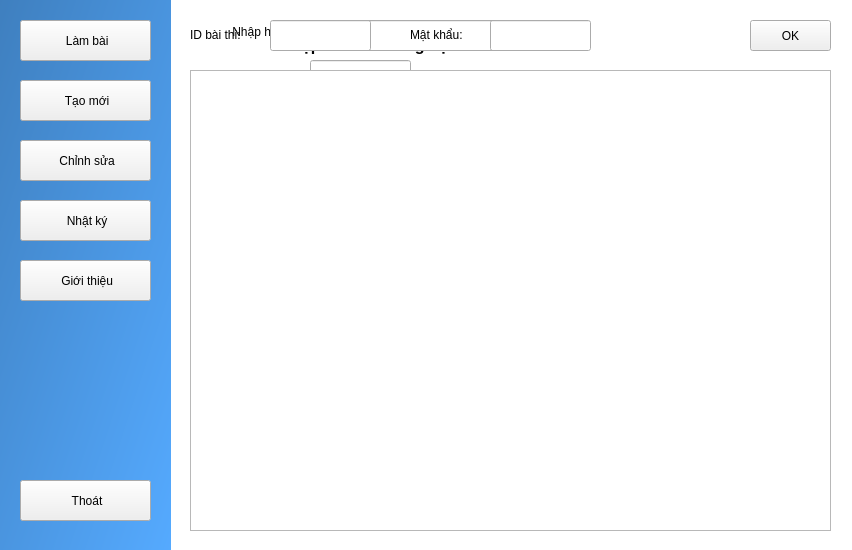
<?xml version="1.0" encoding="UTF-8"?>
<ui version="4.0">
 <class>MainWindow</class>
 <widget class="QMainWindow" name="MainWindow">
  <property name="geometry">
   <rect>
    <x>0</x>
    <y>0</y>
    <width>852</width>
    <height>550</height>
   </rect>
  </property>
  <property name="minimumSize">
   <size>
    <width>852</width>
    <height>550</height>
   </size>
  </property>
  <property name="maximumSize">
   <size>
    <width>852</width>
    <height>550</height>
   </size>
  </property>
  <property name="font">
   <font/>
  </property>
  <property name="windowTitle">
   <string>Phần mềm ôn tập và thi trắc nghiệm</string>
  </property>
  <property name="windowIcon">
   <iconset resource="resources.qrc">
    <normaloff>:/img/icon/icon.ico</normaloff>:/img/icon/icon.ico</iconset>
  </property>
  <property name="styleSheet">
   <string notr="true">QWidget#centralwidget {
background-color: rgb(255, 255, 255);
}</string>
  </property>
  <widget class="QWidget" name="centralwidget">
   <widget class="QPushButton" name="btnLamBai">
    <property name="enabled">
     <bool>true</bool>
    </property>
    <property name="geometry">
     <rect>
      <x>20</x>
      <y>20</y>
      <width>131</width>
      <height>41</height>
     </rect>
    </property>
    <property name="styleSheet">
     <string notr="true"/>
    </property>
    <property name="text">
     <string> Làm bài</string>
    </property>
    <property name="icon">
     <iconset resource="resources.qrc">
      <normaloff>:/img/icon/exam.ico</normaloff>:/img/icon/exam.ico</iconset>
    </property>
    <property name="iconSize">
     <size>
      <width>24</width>
      <height>24</height>
     </size>
    </property>
   </widget>
   <widget class="QPushButton" name="btnTaoMoi">
    <property name="enabled">
     <bool>true</bool>
    </property>
    <property name="geometry">
     <rect>
      <x>20</x>
      <y>80</y>
      <width>131</width>
      <height>41</height>
     </rect>
    </property>
    <property name="styleSheet">
     <string notr="true"/>
    </property>
    <property name="text">
     <string> Tạo mới</string>
    </property>
    <property name="icon">
     <iconset resource="resources.qrc">
      <normaloff>:/img/icon/new.ico</normaloff>:/img/icon/new.ico</iconset>
    </property>
    <property name="iconSize">
     <size>
      <width>24</width>
      <height>24</height>
     </size>
    </property>
   </widget>
   <widget class="QPushButton" name="btnNhatKy">
    <property name="enabled">
     <bool>true</bool>
    </property>
    <property name="geometry">
     <rect>
      <x>20</x>
      <y>200</y>
      <width>131</width>
      <height>41</height>
     </rect>
    </property>
    <property name="styleSheet">
     <string notr="true"/>
    </property>
    <property name="text">
     <string> Nhật ký</string>
    </property>
    <property name="icon">
     <iconset resource="resources.qrc">
      <normaloff>:/img/icon/report.ico</normaloff>:/img/icon/report.ico</iconset>
    </property>
    <property name="iconSize">
     <size>
      <width>24</width>
      <height>24</height>
     </size>
    </property>
   </widget>
   <widget class="QPushButton" name="btnGioiThieu">
    <property name="enabled">
     <bool>true</bool>
    </property>
    <property name="geometry">
     <rect>
      <x>20</x>
      <y>260</y>
      <width>131</width>
      <height>41</height>
     </rect>
    </property>
    <property name="styleSheet">
     <string notr="true"/>
    </property>
    <property name="text">
     <string> Giới thiệu</string>
    </property>
    <property name="icon">
     <iconset resource="resources.qrc">
      <normaloff>:/img/icon/info.ico</normaloff>:/img/icon/info.ico</iconset>
    </property>
    <property name="iconSize">
     <size>
      <width>24</width>
      <height>24</height>
     </size>
    </property>
   </widget>
   <widget class="QPushButton" name="btnThoat">
    <property name="enabled">
     <bool>true</bool>
    </property>
    <property name="geometry">
     <rect>
      <x>20</x>
      <y>480</y>
      <width>131</width>
      <height>41</height>
     </rect>
    </property>
    <property name="text">
     <string> Thoát</string>
    </property>
    <property name="icon">
     <iconset resource="resources.qrc">
      <normaloff>:/img/icon/quit.png</normaloff>:/img/icon/quit.png</iconset>
    </property>
    <property name="iconSize">
     <size>
      <width>24</width>
      <height>24</height>
     </size>
    </property>
   </widget>
   <widget class="QPushButton" name="btnChinhSua">
    <property name="enabled">
     <bool>true</bool>
    </property>
    <property name="geometry">
     <rect>
      <x>20</x>
      <y>140</y>
      <width>131</width>
      <height>41</height>
     </rect>
    </property>
    <property name="styleSheet">
     <string notr="true"/>
    </property>
    <property name="text">
     <string> Chỉnh sửa</string>
    </property>
    <property name="icon">
     <iconset resource="resources.qrc">
      <normaloff>:/img/icon/edit.ico</normaloff>:/img/icon/edit.ico</iconset>
    </property>
    <property name="iconSize">
     <size>
      <width>24</width>
      <height>24</height>
     </size>
    </property>
   </widget>
   <widget class="QLabel" name="label_2">
    <property name="geometry">
     <rect>
      <x>-10</x>
      <y>0</y>
      <width>181</width>
      <height>551</height>
     </rect>
    </property>
    <property name="styleSheet">
     <string notr="true">background-color: qlineargradient(spread:pad, x1:1, y1:1, x2:0, y2:0, stop:0 rgba(85, 170, 255, 255), stop:1 rgba(62, 126, 189, 255));</string>
    </property>
    <property name="text">
     <string/>
    </property>
   </widget>
   <widget class="QFrame" name="fmAbout">
    <property name="geometry">
     <rect>
      <x>180</x>
      <y>10</y>
      <width>661</width>
      <height>521</height>
     </rect>
    </property>
    <property name="frameShape">
     <enum>QFrame::NoFrame</enum>
    </property>
    <property name="frameShadow">
     <enum>QFrame::Raised</enum>
    </property>
    <widget class="QLabel" name="label_7">
     <property name="geometry">
      <rect>
       <x>10</x>
       <y>10</y>
       <width>71</width>
       <height>78</height>
      </rect>
     </property>
     <property name="text">
      <string/>
     </property>
     <property name="pixmap">
      <pixmap resource="resources.qrc">:/img/icon/logo.png</pixmap>
     </property>
    </widget>
    <widget class="QLabel" name="label_8">
     <property name="geometry">
      <rect>
       <x>30</x>
       <y>180</y>
       <width>631</width>
       <height>41</height>
      </rect>
     </property>
     <property name="text">
      <string>&lt;html&gt;&lt;head/&gt;&lt;body&gt;&lt;p&gt;&lt;span style=&quot; font-weight:600;&quot;&gt;Các tác giả:&lt;/span&gt;&lt;/p&gt;&lt;/body&gt;&lt;/html&gt;</string>
     </property>
     <property name="wordWrap">
      <bool>true</bool>
     </property>
    </widget>
    <widget class="QLabel" name="label_9">
     <property name="geometry">
      <rect>
       <x>90</x>
       <y>230</y>
       <width>140</width>
       <height>188</height>
      </rect>
     </property>
     <property name="frameShape">
      <enum>QFrame::Box</enum>
     </property>
     <property name="frameShadow">
      <enum>QFrame::Raised</enum>
     </property>
     <property name="text">
      <string/>
     </property>
     <property name="pixmap">
      <pixmap resource="resources.qrc">:/img/icon/nham.jpg</pixmap>
     </property>
    </widget>
    <widget class="QLabel" name="label_10">
     <property name="geometry">
      <rect>
       <x>90</x>
       <y>430</y>
       <width>141</width>
       <height>21</height>
      </rect>
     </property>
     <property name="text">
      <string>&lt;html&gt;&lt;head/&gt;&lt;body&gt;&lt;p&gt;&lt;span style=&quot; font-weight:600;&quot;&gt;HUỲNH ĐỨC NHÂM&lt;/span&gt;&lt;/p&gt;&lt;/body&gt;&lt;/html&gt;</string>
     </property>
     <property name="alignment">
      <set>Qt::AlignCenter</set>
     </property>
    </widget>
    <widget class="QLabel" name="label_11">
     <property name="geometry">
      <rect>
       <x>30</x>
       <y>110</y>
       <width>581</width>
       <height>71</height>
      </rect>
     </property>
     <property name="text">
      <string>&lt;html&gt;&lt;head/&gt;&lt;body&gt;&lt;p&gt;&lt;span style=&quot; font-weight:600;&quot;&gt;Phần mềm hỗ trợ các tính năng:&lt;/span&gt;&lt;/p&gt;&lt;p&gt;Tạo mới bộ đề, chỉnh sửa, xóa câu hỏi trong bộ đề. Làm trắc nghiệm có đếm giờ và không đếm giờ, làm bài trắc nghiệm theo nhãn cho trước, ...&lt;/p&gt;&lt;/body&gt;&lt;/html&gt;</string>
     </property>
     <property name="wordWrap">
      <bool>true</bool>
     </property>
    </widget>
    <widget class="QLabel" name="label_12">
     <property name="geometry">
      <rect>
       <x>240</x>
       <y>430</y>
       <width>181</width>
       <height>20</height>
      </rect>
     </property>
     <property name="text">
      <string>&lt;html&gt;&lt;head/&gt;&lt;body&gt;&lt;p&gt;&lt;span style=&quot; font-weight:600;&quot;&gt;NGUYỄN PHẠM NHẬT HUY&lt;/span&gt;&lt;/p&gt;&lt;/body&gt;&lt;/html&gt;</string>
     </property>
     <property name="alignment">
      <set>Qt::AlignCenter</set>
     </property>
    </widget>
    <widget class="QLabel" name="label_13">
     <property name="geometry">
      <rect>
       <x>90</x>
       <y>60</y>
       <width>55</width>
       <height>16</height>
      </rect>
     </property>
     <property name="text">
      <string>v1.0</string>
     </property>
    </widget>
    <widget class="QLabel" name="label_14">
     <property name="geometry">
      <rect>
       <x>430</x>
       <y>430</y>
       <width>141</width>
       <height>21</height>
      </rect>
     </property>
     <property name="text">
      <string>&lt;html&gt;&lt;head/&gt;&lt;body&gt;&lt;p&gt;&lt;span style=&quot; font-weight:600;&quot;&gt;NGUYỄN HOÀNG HUY&lt;/span&gt;&lt;/p&gt;&lt;/body&gt;&lt;/html&gt;</string>
     </property>
     <property name="alignment">
      <set>Qt::AlignCenter</set>
     </property>
    </widget>
    <widget class="QLabel" name="label_15">
     <property name="geometry">
      <rect>
       <x>260</x>
       <y>230</y>
       <width>140</width>
       <height>188</height>
      </rect>
     </property>
     <property name="frameShape">
      <enum>QFrame::Box</enum>
     </property>
     <property name="frameShadow">
      <enum>QFrame::Raised</enum>
     </property>
     <property name="text">
      <string/>
     </property>
     <property name="pixmap">
      <pixmap resource="resources.qrc">:/img/icon/nhuy.jpg</pixmap>
     </property>
    </widget>
    <widget class="Line" name="line_3">
     <property name="geometry">
      <rect>
       <x>10</x>
       <y>90</y>
       <width>641</width>
       <height>16</height>
      </rect>
     </property>
     <property name="orientation">
      <enum>Qt::Horizontal</enum>
     </property>
    </widget>
    <widget class="QLabel" name="label_16">
     <property name="geometry">
      <rect>
       <x>430</x>
       <y>230</y>
       <width>140</width>
       <height>188</height>
      </rect>
     </property>
     <property name="frameShape">
      <enum>QFrame::Box</enum>
     </property>
     <property name="frameShadow">
      <enum>QFrame::Raised</enum>
     </property>
     <property name="text">
      <string/>
     </property>
     <property name="pixmap">
      <pixmap resource="resources.qrc">:/img/icon/hhuy.jpg</pixmap>
     </property>
    </widget>
    <widget class="QLabel" name="label_17">
     <property name="geometry">
      <rect>
       <x>90</x>
       <y>10</y>
       <width>261</width>
       <height>51</height>
      </rect>
     </property>
     <property name="font">
      <font>
       <family>Segoe UI</family>
       <pointsize>12</pointsize>
       <weight>75</weight>
       <bold>true</bold>
      </font>
     </property>
     <property name="text">
      <string>Ôn tập và thi trắc nghiệm</string>
     </property>
    </widget>
    <widget class="QLabel" name="label_18">
     <property name="geometry">
      <rect>
       <x>90</x>
       <y>460</y>
       <width>141</width>
       <height>41</height>
      </rect>
     </property>
     <property name="text">
      <string>&lt;html&gt;&lt;head/&gt;&lt;body&gt;&lt;p&gt;&lt;span style=&quot; font-weight:600;&quot;&gt;Nhóm trưởng&lt;br/&gt;&lt;/span&gt;Xử lý nghiệp vụ&lt;/p&gt;&lt;/body&gt;&lt;/html&gt;</string>
     </property>
     <property name="alignment">
      <set>Qt::AlignCenter</set>
     </property>
    </widget>
    <widget class="QLabel" name="label_19">
     <property name="geometry">
      <rect>
       <x>260</x>
       <y>460</y>
       <width>141</width>
       <height>41</height>
      </rect>
     </property>
     <property name="text">
      <string>&lt;html&gt;&lt;head/&gt;&lt;body&gt;&lt;p&gt;&lt;span style=&quot; font-weight:600;&quot;&gt;Thành viên&lt;br/&gt;&lt;/span&gt;Xử lý nghiệp vụ&lt;/p&gt;&lt;/body&gt;&lt;/html&gt;</string>
     </property>
     <property name="alignment">
      <set>Qt::AlignCenter</set>
     </property>
    </widget>
    <widget class="QLabel" name="label_20">
     <property name="geometry">
      <rect>
       <x>410</x>
       <y>460</y>
       <width>181</width>
       <height>41</height>
      </rect>
     </property>
     <property name="text">
      <string>&lt;html&gt;&lt;head/&gt;&lt;body&gt;&lt;p&gt;&lt;span style=&quot; font-weight:600;&quot;&gt;Thành viên&lt;br/&gt;&lt;/span&gt;Xử lý tương tác người dùng&lt;/p&gt;&lt;/body&gt;&lt;/html&gt;</string>
     </property>
     <property name="alignment">
      <set>Qt::AlignCenter</set>
     </property>
    </widget>
   </widget>
   <widget class="QFrame" name="fmLB">
    <property name="geometry">
     <rect>
      <x>180</x>
      <y>10</y>
      <width>661</width>
      <height>521</height>
     </rect>
    </property>
    <property name="frameShape">
     <enum>QFrame::NoFrame</enum>
    </property>
    <property name="frameShadow">
     <enum>QFrame::Raised</enum>
    </property>
    <widget class="QLineEdit" name="txtUserID">
     <property name="geometry">
      <rect>
       <x>130</x>
       <y>50</y>
       <width>101</width>
       <height>31</height>
      </rect>
     </property>
    </widget>
    <widget class="QLabel" name="label">
     <property name="geometry">
      <rect>
       <x>10</x>
       <y>120</y>
       <width>111</width>
       <height>31</height>
      </rect>
     </property>
     <property name="text">
      <string>ID bộ đề:</string>
     </property>
     <property name="alignment">
      <set>Qt::AlignRight|Qt::AlignTrailing|Qt::AlignVCenter</set>
     </property>
    </widget>
    <widget class="QLabel" name="label_3">
     <property name="geometry">
      <rect>
       <x>10</x>
       <y>7</y>
       <width>111</width>
       <height>29</height>
      </rect>
     </property>
     <property name="text">
      <string>Nhập họ tên:</string>
     </property>
     <property name="alignment">
      <set>Qt::AlignRight|Qt::AlignTrailing|Qt::AlignVCenter</set>
     </property>
    </widget>
    <widget class="QLineEdit" name="txtID">
     <property name="geometry">
      <rect>
       <x>130</x>
       <y>120</y>
       <width>141</width>
       <height>31</height>
      </rect>
     </property>
    </widget>
    <widget class="QLineEdit" name="txtName">
     <property name="geometry">
      <rect>
       <x>130</x>
       <y>10</y>
       <width>209</width>
       <height>31</height>
      </rect>
     </property>
    </widget>
    <widget class="QLineEdit" name="txtPass">
     <property name="geometry">
      <rect>
       <x>130</x>
       <y>160</y>
       <width>141</width>
       <height>31</height>
      </rect>
     </property>
     <property name="echoMode">
      <enum>QLineEdit::Password</enum>
     </property>
    </widget>
    <widget class="QLineEdit" name="txtTag">
     <property name="geometry">
      <rect>
       <x>130</x>
       <y>230</y>
       <width>141</width>
       <height>31</height>
      </rect>
     </property>
    </widget>
    <widget class="QLabel" name="label_4">
     <property name="geometry">
      <rect>
       <x>10</x>
       <y>50</y>
       <width>111</width>
       <height>29</height>
      </rect>
     </property>
     <property name="text">
      <string>Nhập mã thí sinh:</string>
     </property>
     <property name="alignment">
      <set>Qt::AlignRight|Qt::AlignTrailing|Qt::AlignVCenter</set>
     </property>
    </widget>
    <widget class="QLabel" name="label_6">
     <property name="geometry">
      <rect>
       <x>10</x>
       <y>230</y>
       <width>111</width>
       <height>31</height>
      </rect>
     </property>
     <property name="text">
      <string>Tag (cách bới &quot;,&quot;):</string>
     </property>
     <property name="alignment">
      <set>Qt::AlignRight|Qt::AlignTrailing|Qt::AlignVCenter</set>
     </property>
    </widget>
    <widget class="QLabel" name="label_5">
     <property name="geometry">
      <rect>
       <x>10</x>
       <y>160</y>
       <width>111</width>
       <height>31</height>
      </rect>
     </property>
     <property name="text">
      <string>Mật khẩu:</string>
     </property>
     <property name="alignment">
      <set>Qt::AlignRight|Qt::AlignTrailing|Qt::AlignVCenter</set>
     </property>
    </widget>
    <widget class="QPushButton" name="btnVaoThi">
     <property name="geometry">
      <rect>
       <x>532</x>
       <y>10</y>
       <width>121</width>
       <height>31</height>
      </rect>
     </property>
     <property name="font">
      <font>
       <weight>75</weight>
       <bold>true</bold>
      </font>
     </property>
     <property name="cursor">
      <cursorShape>PointingHandCursor</cursorShape>
     </property>
     <property name="styleSheet">
      <string notr="true">border: 0px;</string>
     </property>
     <property name="text">
      <string> Vào thi</string>
     </property>
     <property name="icon">
      <iconset resource="resources.qrc">
       <normaloff>:/img/icon/Arrow-Right.ico</normaloff>:/img/icon/Arrow-Right.ico</iconset>
     </property>
     <property name="iconSize">
      <size>
       <width>24</width>
       <height>24</height>
      </size>
     </property>
    </widget>
   </widget>
   <widget class="QLabel" name="back">
    <property name="geometry">
     <rect>
      <x>600</x>
      <y>310</y>
      <width>256</width>
      <height>256</height>
     </rect>
    </property>
    <property name="text">
     <string/>
    </property>
    <property name="pixmap">
     <pixmap resource="resources.qrc">:/img/icon/back.jpg</pixmap>
    </property>
   </widget>
   <widget class="QFrame" name="fmNhatKy">
    <property name="geometry">
     <rect>
      <x>180</x>
      <y>10</y>
      <width>661</width>
      <height>541</height>
     </rect>
    </property>
    <property name="frameShape">
     <enum>QFrame::NoFrame</enum>
    </property>
    <property name="frameShadow">
     <enum>QFrame::Raised</enum>
    </property>
    <widget class="QTableWidget" name="tbReport">
     <property name="geometry">
      <rect>
       <x>10</x>
       <y>60</y>
       <width>641</width>
       <height>461</height>
      </rect>
     </property>
    </widget>
    <widget class="QLabel" name="label_21">
     <property name="geometry">
      <rect>
       <x>10</x>
       <y>10</y>
       <width>71</width>
       <height>29</height>
      </rect>
     </property>
     <property name="text">
      <string>ID bài thi:</string>
     </property>
     <property name="alignment">
      <set>Qt::AlignLeading|Qt::AlignLeft|Qt::AlignVCenter</set>
     </property>
    </widget>
    <widget class="QLineEdit" name="txtIDReport">
     <property name="geometry">
      <rect>
       <x>90</x>
       <y>10</y>
       <width>101</width>
       <height>31</height>
      </rect>
     </property>
    </widget>
    <widget class="QLineEdit" name="txtPassReport">
     <property name="geometry">
      <rect>
       <x>310</x>
       <y>10</y>
       <width>101</width>
       <height>31</height>
      </rect>
     </property>
     <property name="echoMode">
      <enum>QLineEdit::Password</enum>
     </property>
    </widget>
    <widget class="QLabel" name="label_22">
     <property name="geometry">
      <rect>
       <x>230</x>
       <y>10</y>
       <width>71</width>
       <height>29</height>
      </rect>
     </property>
     <property name="text">
      <string>Mật khẩu:</string>
     </property>
     <property name="alignment">
      <set>Qt::AlignLeading|Qt::AlignLeft|Qt::AlignVCenter</set>
     </property>
    </widget>
    <widget class="QPushButton" name="btnOK">
     <property name="geometry">
      <rect>
       <x>570</x>
       <y>10</y>
       <width>81</width>
       <height>31</height>
      </rect>
     </property>
     <property name="text">
      <string>OK</string>
     </property>
    </widget>
   </widget>
   <zorder>back</zorder>
   <zorder>label_2</zorder>
   <zorder>btnLamBai</zorder>
   <zorder>btnTaoMoi</zorder>
   <zorder>btnNhatKy</zorder>
   <zorder>btnGioiThieu</zorder>
   <zorder>btnThoat</zorder>
   <zorder>btnChinhSua</zorder>
   <zorder>fmAbout</zorder>
   <zorder>fmLB</zorder>
   <zorder>fmNhatKy</zorder>
  </widget>
 </widget>
 <resources>
  <include location="resources.qrc"/>
 </resources>
 <connections/>
</ui>
